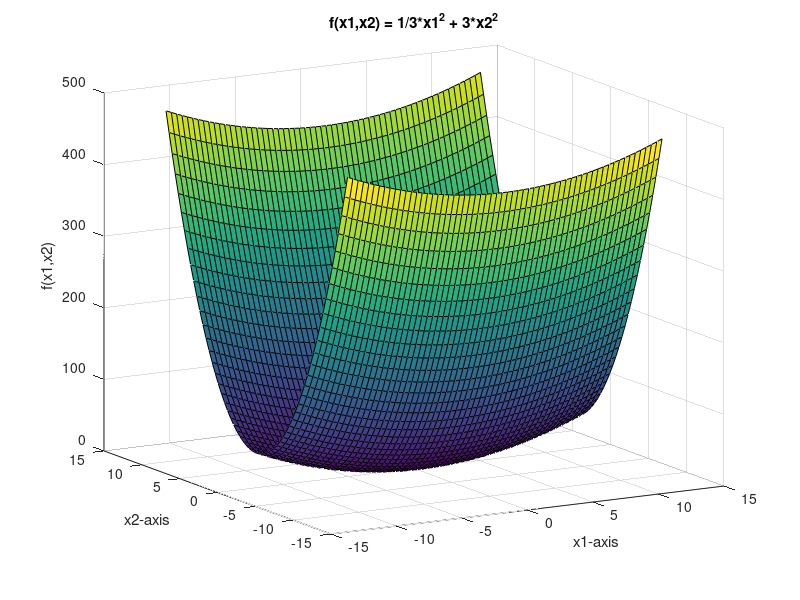

MATLAB code for this plot:
%script to plot the function of Lab3
%Theodoros Lioupis AEM 9733

clear all;
close all;
clc;

%% plotting f(x1,x2) = 1/3*x1^2 + 3*x2^2
start = -12;
stop = 12;
n = 60;
[x1,x2] = meshgrid(linspace(start,stop,n),linspace(start,stop,n));
f = 1/3*x1.^2 + 3*x2.^2;
surf(x1,x2,f);
title('f(x1,x2) = 1/3*x1^2 + 3*x2^2');
view(-30,15);
xlabel('x1-axis');
ylabel('x2-axis');
zlabel('f(x1,x2)');
